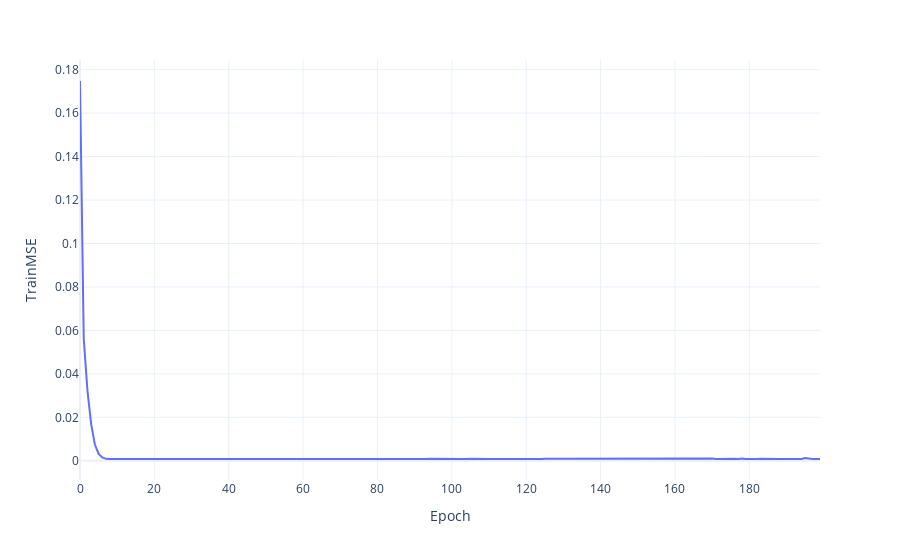

The notebook cell this image was saved under:
### Code cell
model = NeuralNetwork(example_dict = kegg_connections, 
                      example_dict_input_size = input_size_dict,
                      example_dict_output_size = output_size_dict,
                      input_tensor_names = list(input_tensor_dict.keys()),
                      dependancy_order = dependancy_order) 


model, loss_df = train_nn_yx(
    cache_path,
    training_dataloader,
    training_dataloader, # For demo, the training and testing data are the same.
    model,
    learning_rate = 1e-3,
    batch_size = dataloader_batch_size,
    epochs = (run_epochs - epochs_run)
)

px.line(loss_df, x = 'Epoch', y = 'TrainMSE')

### Figure 1 — Plotly figure (JSON) as saved in the notebook; plotly's stock layout.template omitted (floating-point values rounded to 4 significant figures; data arrays with more than 128 entries replaced by an {"elided": "..."} marker saying what was removed)
{"data": [{"hovertemplate": "Epoch=%{x}<br>TrainMSE=%{y}<extra></extra>", "legendgroup": "", "line": {"color": "#636efa", "dash": "solid"}, "marker": {"symbol": "circle"}, "mode": "lines", "name": "", "orientation": "v", "showlegend": false, "type": "scatter", "x": {"elided": "200 int values"}, "xaxis": "x", "y": {"elided": "200 float values"}, "yaxis": "y"}], "layout": {"legend": {"tracegroupgap": 0}, "margin": {"t": 60}, "xaxis": {"anchor": "y", "domain": [0, 1], "title": {"text": "Epoch"}}, "yaxis": {"anchor": "x", "domain": [0, 1], "title": {"text": "TrainMSE"}}}}
